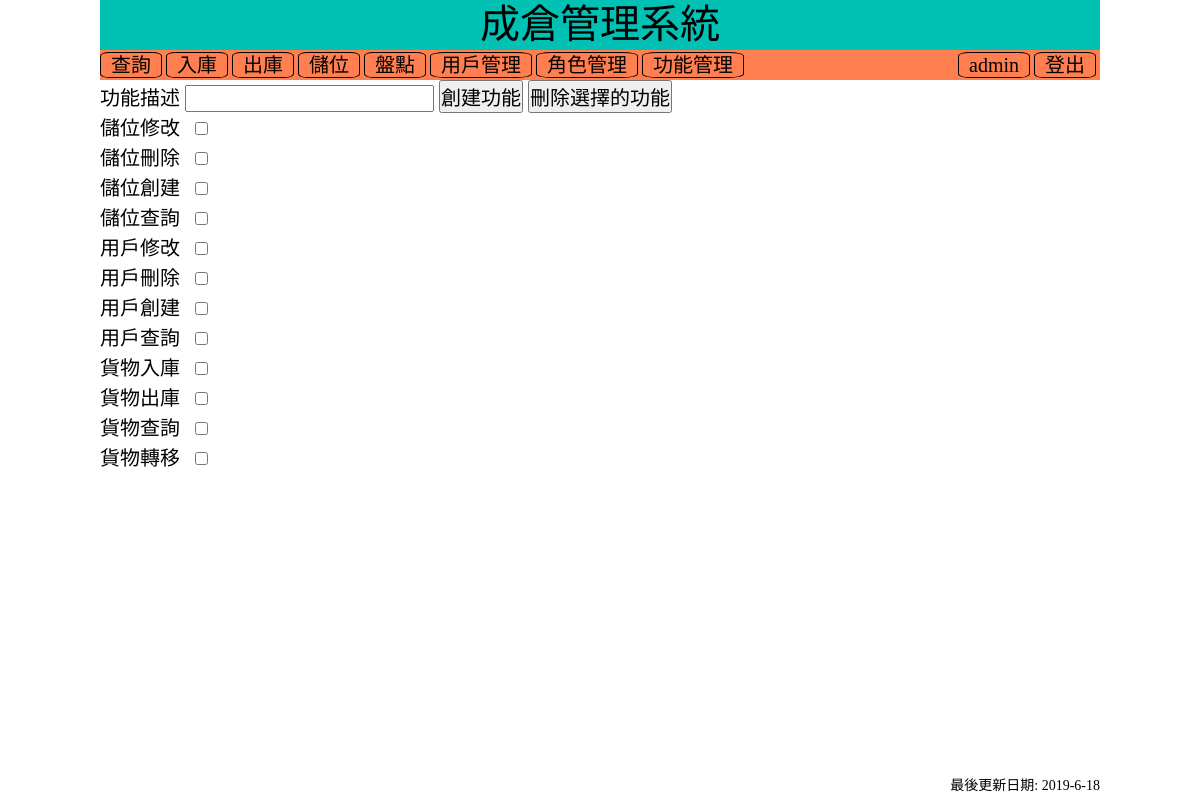
The app's page /Index.php?act=fun (signed in) with its own data.
### tables this page shows
CREATE TABLE `fun` (
  `Code` char(255) DEFAULT NULL,
  `Name` char(255) DEFAULT NULL,
  `method` varchar(255) DEFAULT NULL,
  UNIQUE KEY `FunID` (`Code`),
  UNIQUE KEY `NameId` (`Name`)
);

### Libs/Config.php (called while the page is built, shortened)
<?php
require_once "MysqlConn.php";
$db_host = "127.0.0.1";
$db_uid  = "root";
$db_pwd  = "root";
$db_name = "WareHouseManagement";
$conn = new MysqlConn($db_host, $db_uid, $db_pwd, $db_name);

### Libs/MysqlConn.php (called while the page is built, shortened)
<?php
class MysqlConn
{
    private $conn;
    function __construct($host, $uid, $pwd, $db)
    {
        $this->conn = new mysqli($host, $uid, $pwd, $db);
        if($this->conn)
        {
            $this->conn->query("set names utf8");
        } else {
            die("数据库连接错误" + $this->conn->error);
        }
    }
    function getAllRow($sql)
    {
        $row = $this->conn->query($sql);
        if($row)
        {
            return $row->fetch_all();
        } else {
            return false;
        }
    }
}

### Form/Fun.php (the view, shortened to what this page needs)
<?php
$funListstr = "";
foreach ($conn->getAllRow("select code,name from fun order by Name") as $f)
{
    $funListstr .= "<li><label for='{$f[0]}'>{$f[1]}</label><input type='checkbox' id='{$f[0]}' name='{$f[0]}' value='{$f[0]}'/></li>";
}
?>
<form action="?act=fun" method="post" enctype="multipart/form-data" name="formFun" id="formFun">
<div>
    <div class="divSearch">
      <label for="iptFunDesc">功能描述</label>
      <input type="text" name="iptFunDesc" id="iptFunDesc" />
      <input type="submit" name="btnCreateFun" id="btnCreateFun" value="創建功能" />
        <input type="submit" name="btnFunDel" id="btnFunDel" value="刪除選擇的功能" />
    </div>
    <div>
    	<ul>
            <?php echo $funListstr ?>
        </ul>
    </div>
</div>
</form>

### Css/MainPage.css (style rules this page uses)
body, div, address, blockquote, iframe, ul, ol, dl, dt, dd, li, dl, h1, h2, h3, h4, h5, h6, p, pre, table, caption, th, td, form, legend, fieldset, input, button, select, textarea { margin:0; padding:0; font-weight: normal;font-style: normal;font-size: 100%; font-family: inherit; }
ol, ul ,li { list-style: none; }
body { color:#000; background:#FFF; font: 20px/1.5 Arial, Helvetica, sans-serif; }
input[type='checkbox'],input[type=radio] { margin-right: 5px; margin-left: 15px; }
label { cursor: pointer; }

### records on screen
fun: Name "儲位修改"
fun: Name "儲位刪除"
fun: Name "儲位創建"
fun: Name "儲位查詢"
fun: Name "用戶修改"
fun: Name "用戶刪除"
fun: Name "用戶創建"
fun: Name "用戶查詢"
fun: Name "貨物入庫"
fun: Name "貨物出庫"
fun: Name "貨物查詢"
fun: Name "貨物轉移"

### other values on screen
$desc "查詢 入庫 出庫 儲位 盤點 用戶管理 角色管理 功能管理 admin 登出"
